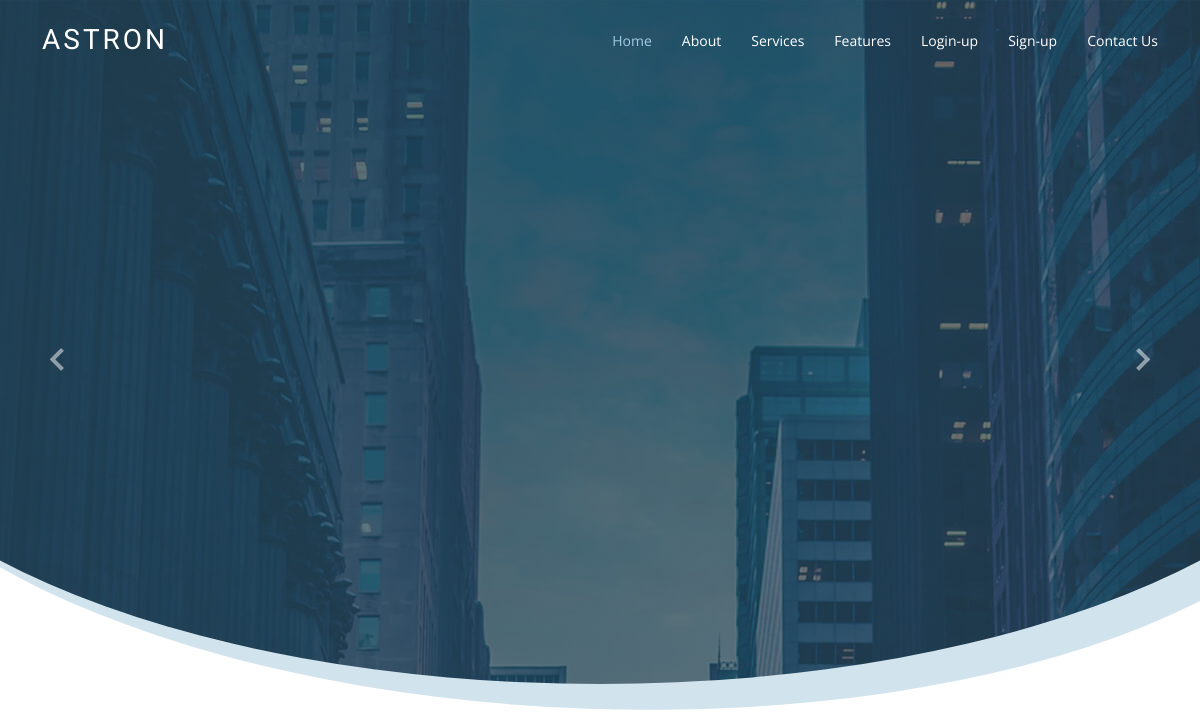
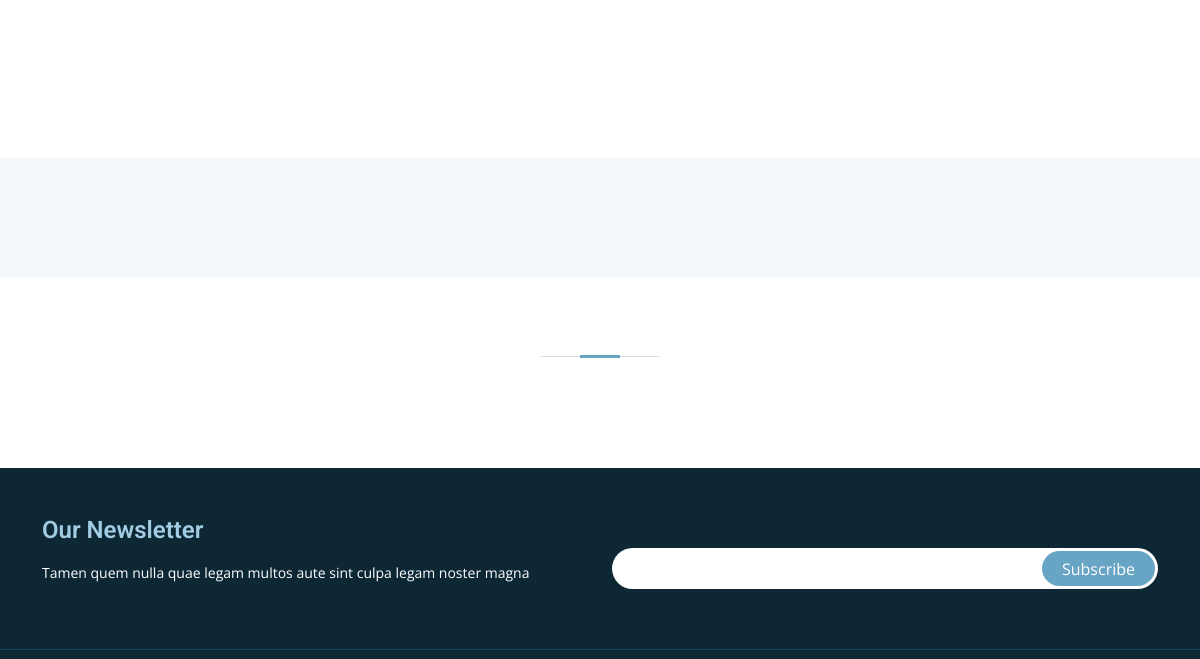
Before: / (upper part) with the older database file (2 pictures, top to bottom).
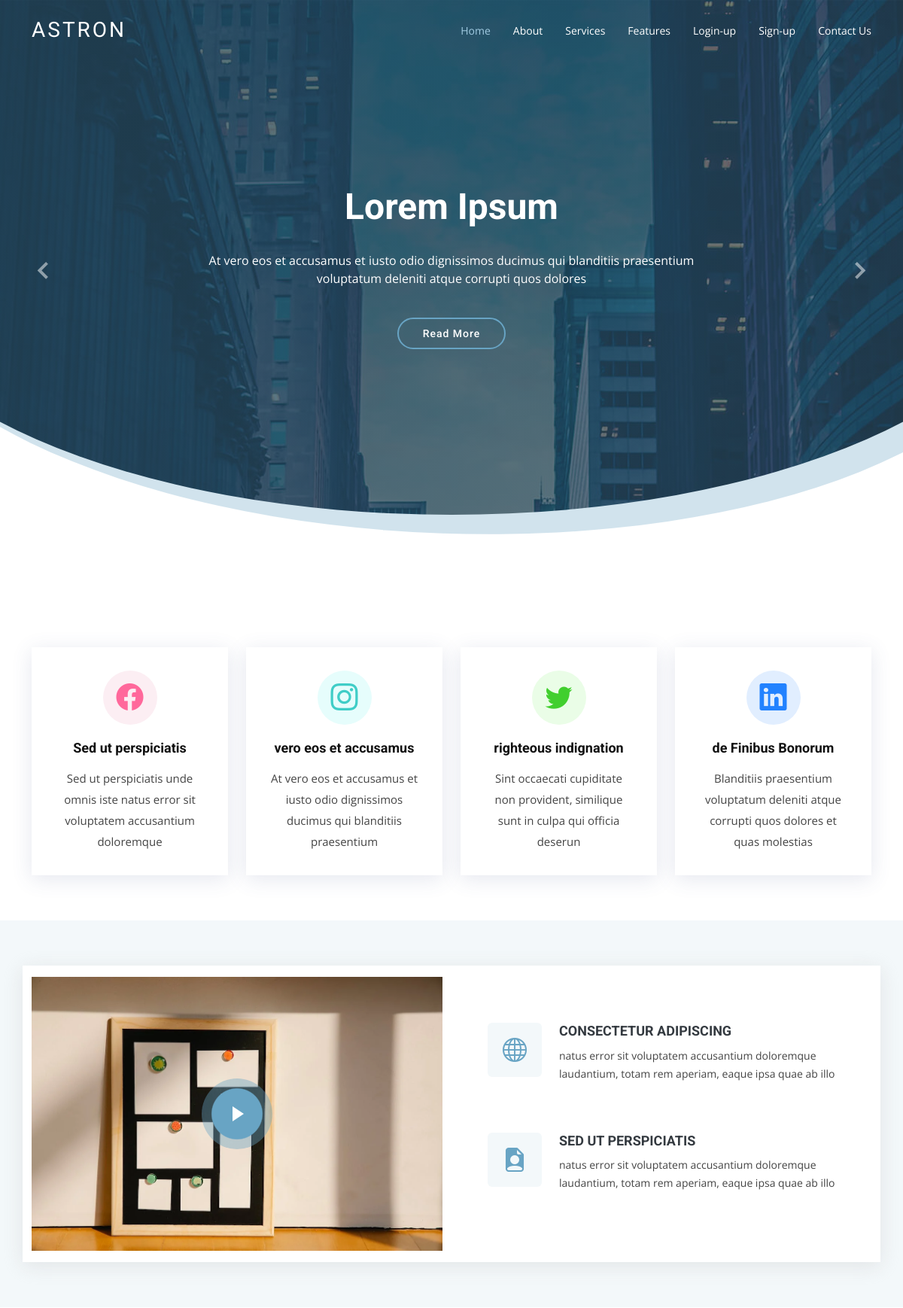
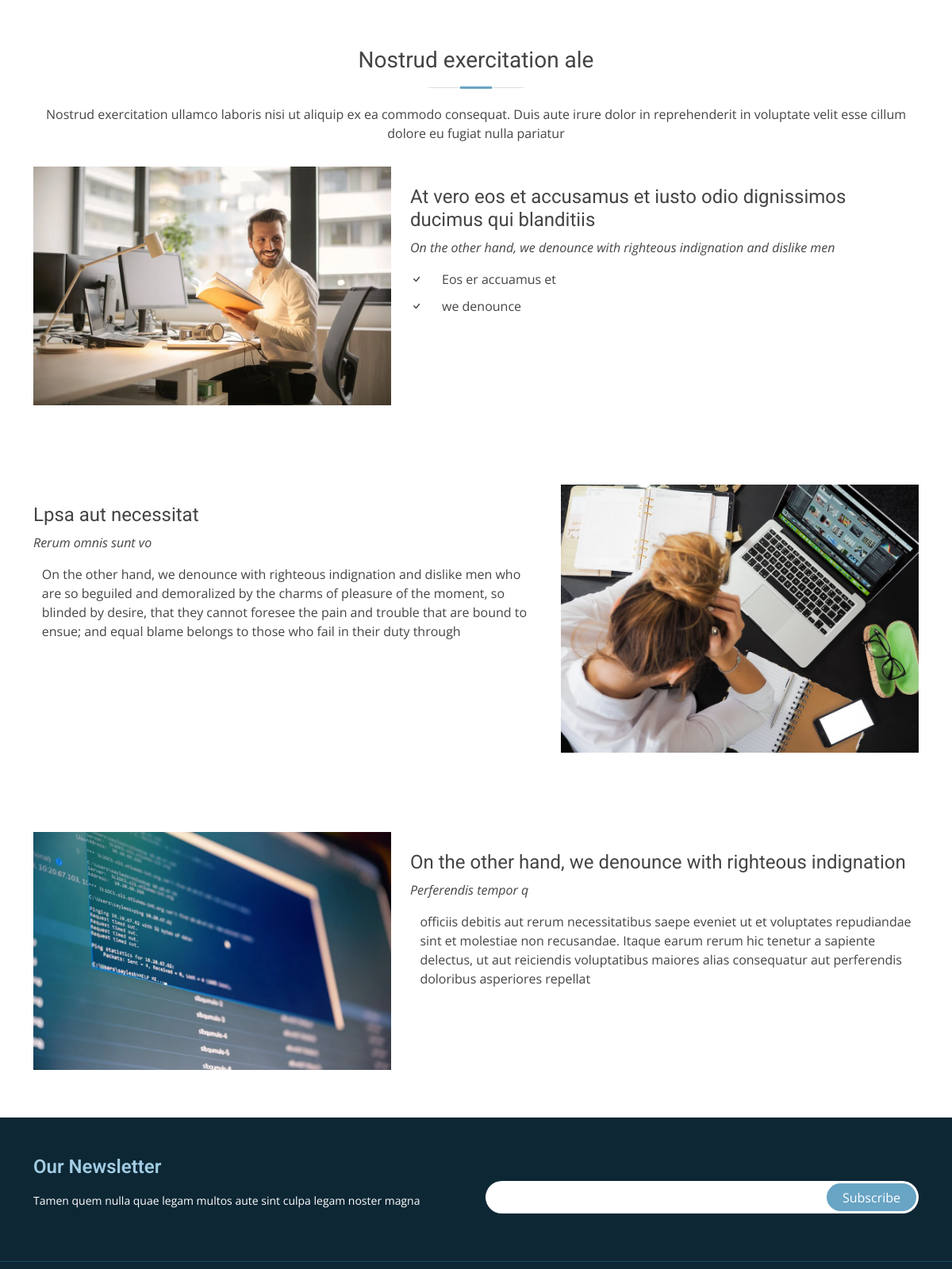
After: the same page with the newer database file (2 pictures, top to bottom).
### tables this page shows
CREATE TABLE `banner` (
  `id` int(11) NOT NULL,
  `tittle` varchar(256) NOT NULL,
  `details` longtext NOT NULL,
  `ButtonName` varchar(256) NOT NULL,
  `ButtonLink` varchar(256) NOT NULL
);

CREATE TABLE `services` (
  `id` int(11) NOT NULL,
  `icon` varchar(256) NOT NULL,
  `title` varchar(256) NOT NULL,
  `details` longtext NOT NULL,
  `time` date NOT NULL
);

CREATE TABLE `about` (
  `id` int(11) NOT NULL,
  `img` varchar(256) NOT NULL,
  `title` longtext NOT NULL,
  `title1` longtext NOT NULL,
  `details` longtext NOT NULL,
  `details1` longtext NOT NULL,
  `icon` varchar(256) NOT NULL,
  `icon2` varchar(256) NOT NULL,
  `anchor` varchar(256) NOT NULL
);

CREATE TABLE `featuresheader` (
  `id` int(11) NOT NULL,
  `heading` varchar(256) NOT NULL,
  `details` longtext NOT NULL
);

CREATE TABLE `addfeatures` (
  `id` int(11) NOT NULL,
  `img` varchar(256) NOT NULL,
  `subHeading` longtext NOT NULL,
  `subHeading1` longtext NOT NULL,
  `list` longtext NOT NULL,
  `icon` varchar(256) NOT NULL,
  `active` int(2) NOT NULL DEFAULT 1
);

### index.php (the view)
<?php
include_once('./inc/Header.php');
include "./inc/env.php";
$select = "SELECT * FROM banner";
$query = mysqli_query($conn, $select);
$fetch = mysqli_fetch_all($query, 1);
$serviceSel = "SELECT * FROM services";
$query1 = mysqli_query($conn, $serviceSel);
$fetch1 = mysqli_fetch_all($query1, 1);
$query2 = "SELECT * FROM about";
$about = mysqli_query($conn, $query2);
$aboutFetch = mysqli_fetch_all($about, 1);
$query3 = "SELECT * FROM addfeatures";
$features = mysqli_query($conn, $query3);
$featuresFetch = mysqli_fetch_all($features, 1);
$query4 = "SELECT * FROM featuresheader";
$features1 = mysqli_query($conn, $query4);
$featuresFetch1 = mysqli_fetch_assoc($features1);
?>
<section id="hero" class="d-flex justify-cntent-center align-items-center">
  <div id="heroCarousel" class="container carousel carousel-fade" data-bs-ride="carousel" data-bs-interval="5000">
    <?php
    foreach ($fetch as $key => $data) {
    ?>
      <div class="carousel-item <?php
                                if ($key == 0) {
                                  echo "active";
                                }
                                ?>">
        <div class="carousel-container">
          <h2 class="animate__animated animate__fadeInDown"><?= $data['tittle'] ?></h2>
          <p class="animate__animated animate__fadeInUp"><?= $data['details'] ?></p>
          <a href="<?= $data['ButtonLink'] ?>" class="btn-get-started animate__animated animate__fadeInUp"><?= $data['ButtonName'] ?></a>
        </div>
      </div>
    <?php
    }
    ?>
    <a class="carousel-control-prev" href="#heroCarousel" role="button" data-bs-slide="prev">
      <span class="carousel-control-prev-icon bx bx-chevron-left" aria-hidden="true"></span>
    </a>
    <a class="carousel-control-next" href="#heroCarousel" role="button" data-bs-slide="next">
      <span class="carousel-control-next-icon bx bx-chevron-right" aria-hidden="true"></span>
    </a>
  </div>
</section>
<main id="main">
  <section class="services" id="serv">
    <div class="container">
      <div class="row">
        <?php
        foreach ($fetch1 as $key => $data) {
        ?>
          <div class="col-md-6 col-lg-3 d-flex align-items-stretch" data-aos="fade-up">
            <div class="icon-box <?php
                                  if ($key == 0) {
                                    echo "icon-box-pink";
                                  } elseif ($key == 1) {
                                    echo "icon-box-cyan";
                                  } elseif ($key == 2) {
                                    echo "icon-box-green";
                                  } elseif ($key == 3) {
                                    echo "icon-box-blue";
                                  }
                                  if ($key == 4) {
                                    echo "icon-box-pink";
                                  } elseif ($key == 5) {
                                    echo "icon-box-cyan";
                                  } elseif ($key == 6) {
                                    echo "icon-box-green";
                                  } elseif ($key == 7) {
                                    echo "icon-box-blue";
                                  }
                                  if ($key == 8) {
                                    echo "icon-box-pink";
                                  } elseif ($key == 9) {
                                    echo "icon-box-cyan";
                                  } elseif ($key == 10) {
                                    echo "icon-box-green";
                                  } elseif ($key == 11) {
                                    echo "icon-box-blue";
                                  }
                                  ?>">
              <div class="icon"><i class="<?= $data['icon'] ?>"></i></div>
              <h4 class="title"><a href=""><?= $data['title'] ?></a></h4>
              <p class="description"><?= $data['details'] ?></p>
            </div>
          </div>
        <?php
        }
        ?>
      </div>
    </div>
  </section>
  <section class="why-us section-bg" data-aos="fade-up" date-aos-delay="200" id="about">
    <div class="container">
      <?php
      foreach ($aboutFetch as $data) {
      ?>
        <div class="row">
          <div class="col-lg-6 video-box">
            <img src="<?= './uploads/' . $data['img'] ?>" class="img-fluid" alt="" style="width:100%">
            <a href="<?= $data['anchor'] ?>" class="venobox play-btn mb-4" data-vbtype="video" data-autoplay="true"></a>
          </div>
          <div class="col-lg-6 d-flex flex-column justify-content-center p-5">
            <div class="icon-box">
              <div class="icon"><i class="<?= $data['icon'] ?>"></i></div>
              <h4 class="title"><a href=""><?= $data['title'] ?></a></h4>
              <p class="description"><?= $data['details1'] ?></p>
            </div>
            <div class="icon-box">
              <div class="icon"><i class="<?= $data['icon2'] ?>"></i></div>
              <h4 class="title"><a href=""><?= $data['title1'] ?></a></h4>
              <p class="description"><?= $data['details1'] ?></p>
            </div>
          </div>
        </div>
      <?php
      }
      ?>
    </div>
  </section>
  <section class="features" id="feat">
    <div class="container">
      <div class="section-title">
        <h2><?= $featuresFetch1['heading'] ?></h2>
        <p><?= $featuresFetch1['details'] ?></p>
      </div>
      <?php
      foreach ($featuresFetch as $key=> $data) {
      ?>
        <div class="row <?php
          if($data['active'] == 0){
            echo "d-none";
          }else{
            echo "";
          }
        ?>" data-aos="fade-up">
          <div class="col-md-5 <?=$key % 2 == 0 ? 'order-1': 'order-2' ?>">
            <img src="<?= './uploads/' . $data['img'] ?>" class="img-fluid" alt="">
          </div>
          <div class="col-md-7 pt-4 <?=$key % 2 == 0 ? 'order-2': 'order-1' ?>">
            <h3><?=$data['subHeading']?></h3>
            <p class="fst-italic">
              <?= $data['subHeading1'] ?>
            </p>
            <div class="col-lg-12 d-flex">
              <p style="width:40px;">
                <i class="<?=$data['icon']?>"></i>
                <i class="<?=$data['icon']?> d-block" style="margin-top: 10px;"></i>
              </p>
              <p class="d-inline-block w-70">
                <?= $data['list'] ?>
              </p>
            </div>
          </div>
        </div>
      <?php
      }
      ?>
    </div>
  </section>
</main>
<?php
include_once('./inc/Footer.php')
?>

### inc/Header.php (shortened to what this page needs)
<!DOCTYPE html>
<html lang="en">
<head>
  <link href="assets/vendor/animate.css/animate.min.css" rel="stylesheet">
  <link href="assets/vendor/aos/aos.css" rel="stylesheet">
  <link href="assets/vendor/bootstrap/css/bootstrap.min.css" rel="stylesheet">
  <link href="assets/vendor/bootstrap-icons/bootstrap-icons.css" rel="stylesheet">
  <link href="assets/vendor/boxicons/css/boxicons.min.css" rel="stylesheet">
  <link href="assets/vendor/glightbox/css/glightbox.min.css" rel="stylesheet">
  <link href="assets/vendor/swiper/swiper-bundle.min.css" rel="stylesheet">
  <link href="assets/css/style.css" rel="stylesheet">
</head>
<body>
  <header id="header" class="fixed-top d-flex align-items-center header-transparent">
    <div class="container d-flex justify-content-between align-items-center">
      <div class="logo">
        <h1 class="text-light"><a href="index.html"><span>Astron</span></a></h1>
      </div>
      <nav id="navbar" class="navbar">
        <ul>
          <li><a class="active " href="index.html">Home</a></li>
          <li><a href="#about">About</a></li>
          <li><a href="#serv">Services</a></li>
          <li><a href="#feat">Features</a></li>
          <li><a href="./Login.php">Login-up</a></li>
          <li><a href="./Registration.php">Sign-up</a></li>
          <li><a href="#footer">Contact Us</a></li>
        </ul>
      </nav>
    </div>
  </header>

### inc/Footer.php (shortened to what this page needs)
  <footer id="footer" data-aos="fade-up" data-aos-easing="ease-in-out" data-aos-duration="500">
    <div class="footer-newsletter">
      <div class="container">
        <div class="row">
          <div class="col-lg-6">
            <h4>Our Newsletter</h4>
            <p>Tamen quem nulla quae legam multos aute sint culpa legam noster magna</p>
          </div>
          <div class="col-lg-6">
            <form action="./controller/sunscribe.php" method="post">
              <input type="email" name="email"><input type="submit" name="submit" value="Subscribe">
            </form>
          </div>
        </div>
      </div>
    </div>
    <div class="footer-top">
    </div>
  </footer>
</body>
</html>

Changed rows visible on the page:
added banner: tittle "Lorem Ipsum", details "At vero eos et accusamus et iusto odio dignissimos ducimus qui blanditiis praesentium voluptatum deleniti atque corrupti quos dolores", ButtonName "Read More"
added services: title "Sed ut perspiciatis", details "Sed ut perspiciatis unde omnis iste natus error sit voluptatem accusantium doloremque"
added services: title "vero eos et accusamus", details "At vero eos et accusamus et iusto odio dignissimos ducimus qui blanditiis praesentium"
added services: title "righteous indignation", details "Sint occaecati cupiditate non provident, similique sunt in culpa qui officia deserun"
added services: title "de Finibus Bonorum", details "Blanditiis praesentium voluptatum deleniti atque corrupti quos dolores et quas molestias"
added about: img (picture), title "CONSECTETUR ADIPISCING", details1 "natus error sit voluptatem accusantium doloremque laudantium, totam rem aperiam, eaque ipsa quae ab illo", title1 "SED UT PERSPICIATIS"
added featuresheader: heading "Nostrud exercitation ale", details "Nostrud exercitation ullamco laboris nisi ut aliquip ex ea commodo consequat. Duis aute irure dolor in reprehenderit in voluptate velit esse cillum dolore eu fugiat nulla pariatur"
added addfeatures: img (picture), subHeading "At vero eos et accusamus et iusto odio dignissimos ducimus qui blanditiis", subHeading1 "On the other hand, we denounce with righteous indignation and dislike men", list "Eos er accuamus et we denounce"
added addfeatures: img (picture), subHeading "Lpsa aut necessitat", subHeading1 "Rerum omnis sunt vo", list "On the other hand, we denounce with righteous indignation and dislike men who are so beguiled and demoralized by the charms of pleasure of the moment, so blinded by desire, that they cannot foresee the pain and trouble that are bound to ensue; and equal blame belongs to those who fail in their duty through"
added addfeatures: img (picture), subHeading "On the other hand, we denounce with righteous indignation", subHeading1 "Perferendis tempor q", list "officiis debitis aut rerum necessitatibus saepe eveniet ut et voluptates repudiandae sint et molestiae non recusandae. Itaque earum rerum hic tenetur a sapiente delectus, ut aut reiciendis voluptatibus maiores alias consequatur aut perferendis doloribus asperiores repellat"
